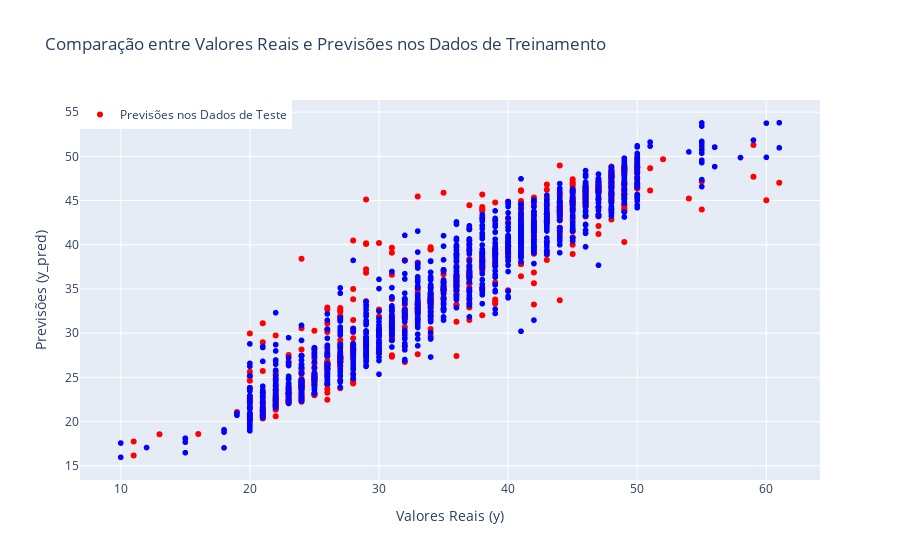

Notebook cell for this chart:
### Code cell
import plotly.express as px

# Criar o gráfico
fig = px.scatter(x=y_train, y=previsoes_treinamento, color_discrete_sequence=['blue'], 
                 labels={'x': 'Valores Reais (y)', 'y': 'Previsões (y_pred)'}, 
                 title='Comparação entre Valores Reais e Previsões nos Dados de Treinamento')
fig.add_scatter(x=y_test, y=previsoes, mode='markers', marker=dict(color='red'), name='Previsões nos Dados de Teste')
fig.update_layout(showlegend=True, legend=dict(x=0, y=1))
fig.show()

### Figure 1 — Plotly figure (JSON) as saved in the notebook; plotly's stock layout.template omitted (floating-point values rounded to 4 significant figures; data arrays with more than 128 entries replaced by an {"elided": "..."} marker saying what was removed)
{"data": [{"hovertemplate": "Valores Reais (y)=%{x}<br>Previsões (y_pred)=%{y}<extra></extra>", "legendgroup": "", "marker": {"color": "blue", "symbol": "circle"}, "mode": "markers", "name": "", "showlegend": false, "type": "scattergl", "x": {"elided": "2102 int values"}, "xaxis": "x", "y": {"elided": "2102 float values"}, "yaxis": "y"}, {"marker": {"color": "red"}, "mode": "markers", "name": "Previsões nos Dados de Teste", "type": "scatter", "x": {"elided": "701 int values"}, "y": {"elided": "701 float values"}}], "layout": {"legend": {"tracegroupgap": 0, "x": 0, "y": 1}, "showlegend": true, "title": {"text": "Comparação entre Valores Reais e Previsões nos Dados de Treinamento"}, "xaxis": {"anchor": "y", "domain": [0, 1], "title": {"text": "Valores Reais (y)"}}, "yaxis": {"anchor": "x", "domain": [0, 1], "title": {"text": "Previsões (y_pred)"}}}}
